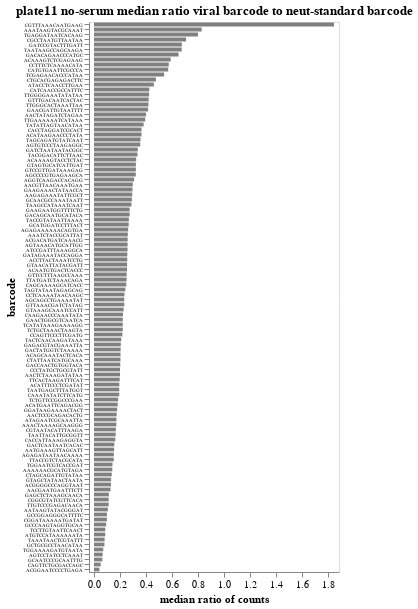

Notebook code cell kept with this figure:
### Markdown cell above
Compute and plot the median ratio of viral barcode count to neut standard counts across no-serum samples.
If library composition is equal, all of these values should be similar:

### Code cell
median_no_serum_ratio = (
    no_serum_counts.assign(ratio=lambda x: x["count"] / x["neut_standard_count"])
    .groupby(["barcode", "strain"], as_index=False)
    .aggregate(median_no_serum_ratio=pd.NamedAgg("ratio", "median"))
)

strain_selection = alt.selection_point(fields=["strain"], on="mouseover", empty=False)

median_no_serum_ratio_chart = (
    alt.Chart(median_no_serum_ratio)
    .add_params(strain_selection)
    .encode(
        alt.X(
            "median_no_serum_ratio",
            title="median ratio of counts",
            scale=alt.Scale(nice=False, padding=5),
        ),
        alt.Y(
            "barcode",
            sort=alt.SortField("median_no_serum_ratio", order="descending"),
            axis=alt.Axis(labelFontSize=5),
        ),
        color=alt.condition(strain_selection, alt.value("orange"), alt.value("gray")),
        tooltip=[
            alt.Tooltip(c, format=".3g")
            if median_no_serum_ratio[c].dtype == float
            else c
            for c in median_no_serum_ratio.columns
        ],
    )
    .mark_bar(height={"band": 0.85})
    .properties(
        height=alt.Step(5),
        width=250,
        title=f"{plate} no-serum median ratio viral barcode to neut-standard barcode",
    )
    .configure_axis(grid=False)
    .configure_legend(titleLimit=1000)
)

display(median_no_serum_ratio_chart)

### Figure 1 — Vega-Lite specification as saved in the notebook (floating-point values rounded to 4 significant figures)
{"config": {"view": {"continuousWidth": 300, "continuousHeight": 300}, "axis": {"grid": false}, "legend": {"titleLimit": 1000}}, "data": {"name": "data-46cfa2ab32411160b3fb606298182573"}, "mark": {"type": "bar", "height": {"band": 0.85}}, "encoding": {"color": {"condition": {"param": "param_15", "value": "orange", "empty": false}, "value": "gray"}, "tooltip": [{"field": "barcode", "type": "nominal"}, {"field": "strain", "type": "nominal"}, {"field": "median_no_serum_ratio", "format": ".3g", "type": "quantitative"}], "x": {"field": "median_no_serum_ratio", "scale": {"nice": false, "padding": 5}, "title": "median ratio of counts", "type": "quantitative"}, "y": {"axis": {"labelFontSize": 5}, "field": "barcode", "sort": {"field": "median_no_serum_ratio", "order": "descending"}, "type": "nominal"}}, "height": {"step": 5}, "params": [{"name": "param_15", "select": {"type": "point", "fields": ["strain"], "on": "mouseover"}}], "title": "plate11 no-serum median ratio viral barcode to neut-standard barcode", "width": 250, "$schema": "https://vega.github.io/schema/vega-lite/v5.16.3.json", "datasets": {"data-46cfa2ab32411160b3fb606298182573": [{"barcode": "AAAAAACGCATGTAGA", "strain": "A/Chester/5355/2022", "median_no_serum_ratio": 0.1409}, {"barcode": "AAACTAAAAGCAAGGG", "strain": "A/Paris/31196/2021", "median_no_serum_ratio": 0.1722}, {"barcode": "AAATAAGTACGCAAAT", "strain": "A/Niger/10217/2021", "median_no_serum_ratio": 0.829}, {"barcode": "AAATCTACCGCATTAT", "strain": "A/India-Pune-Nivcov2221170/2022", "median_no_serum_ratio": 0.2604}, {"barcode": "AACGAATGAATTTCTT", "strain": "A/Togo/0274/2021", "median_no_serum_ratio": 0.1273}, {"barcode": "AACGTTAACAAATGAA", "strain": "A/Michigan/19/2021", "median_no_serum_ratio": 0.2986}, {"barcode": "AACTATAGATCTAGAA", "strain": "A/Bangladesh/3210810034/2021", "median_no_serum_ratio": 0.401}, {"barcode": "AACTCCGCAGACACTG", "strain": "A/SouthAfrica/R14850/2021", "median_no_serum_ratio": 0.1743}, {"barcode": "AACTCTAAAGATATAA", "strain": "A/Togo/0304/2021", "median_no_serum_ratio": 0.2}, {"barcode": "AAGAGAAATATTCGCT", "strain": "A/Bangladesh/2221/2021", "median_no_serum_ratio": 0.2948}, {"barcode": "AATAAGTATACGGGAT", "strain": "A/Paris/31196/2021", "median_no_serum_ratio": 0.1066}, {"barcode": "AATGAAAGTTAGCATT", "strain": "A/Belgium/H0017/2022", "median_no_serum_ratio": 0.1547}, {"barcode": "ACAAAAGTACCTCTAC", "strain": "A/Bangladesh/3210810034/2021", "median_no_serum_ratio": 0.3251}, {"barcode": "ACAAAGTCTCGAGAAG", "strain": "A/Michigan/45/2015", "median_no_serum_ratio": 0.5906}, {"barcode": "ACAATGTGACTCACCC", "strain": "A/Utah/27/2022", "median_no_serum_ratio": 0.2541}, {"barcode": "ACAGCAAATACTCACA", "strain": "A/India/Pun-NIV312851/2021", "median_no_serum_ratio": 0.2046}, {"barcode": "ACATAAGAACCCTATA", "strain": "A/Paris/30353/2021", "median_no_serum_ratio": 0.3657}, {"barcode": "ACATGAATTCAGACGG", "strain": "A/Hawaii/70/2019", "median_no_serum_ratio": 0.1825}, {"barcode": "ACATTTCCCTCGATAT", "strain": "A/Paris/30353/2021", "median_no_serum_ratio": 0.1946}, {"barcode": "ACCTTACTAAATCCTG", "strain": "A/Nimes/871/2021", "median_no_serum_ratio": 0.256}, {"barcode": "ACGACATGATCAAACG", "strain": "A/Brisbane/02/2018", "median_no_serum_ratio": 0.259}, {"barcode": "ACGGAATCCCCTGAGA", "strain": "A/Washington/23/2020", "median_no_serum_ratio": 0.04185}, {"barcode": "ACGGGGCCCAGGTAAT", "strain": "A/Bangladesh/8036/2021", "median_no_serum_ratio": 0.1306}, {"barcode": "AGAGAAAAAACAGTGA", "strain": "A/Michigan/19/2021", "median_no_serum_ratio": 0.263}, {"barcode": "AGAGATAATAACAAAA", "strain": "A/Togo/0304/2021", "median_no_serum_ratio": 0.1528}, {"barcode": "AGCAGCCTGAAAATAT", "strain": "A/Paris/31196/2021", "median_no_serum_ratio": 0.2332}, {"barcode": "AGCCCCGTGAGAAGCA", "strain": "A/Perth/1/2022", "median_no_serum_ratio": 0.3215}, {"barcode": "AGGTCAAGACCACAGG", "strain": "A/Togo/845/2020", "median_no_serum_ratio": 0.3087}, {"barcode": "AGTAAACATGCATTGG", "strain": "A/Hawaii/70/2019", "median_no_serum_ratio": 0.2585}, {"barcode": "AGTCCTATCCTCAAAT", "strain": "A/Wisconsin/588/2019", "median_no_serum_ratio": 0.06677}, {"barcode": "AGTGTCCCTAAGAGGC", "strain": "A/Bangladesh/8002/2021", "median_no_serum_ratio": 0.356}, {"barcode": "ATACCTCAACCTTGAA", "strain": "A/Bangladesh/8036/2021", "median_no_serum_ratio": 0.4608}, {"barcode": "ATAGAATCGCAAATTA", "strain": "A/Hawaii/70/2019", "median_no_serum_ratio": 0.1728}, {"barcode": "ATCCGATTTAAAGGCA", "strain": "A/Brisbane/02/2018", "median_no_serum_ratio": 0.2583}, {"barcode": "ATGTCCATAAAAAATA", "strain": "A/Belgium/H0017/2022", "median_no_serum_ratio": 0.08642}, {"barcode": "CAAATATATCTTCATG", "strain": "A/Newcastle/2/2022", "median_no_serum_ratio": 0.1943}, {"barcode": "CAAGAACCCAAATATA", "strain": "A/India/Pun-NIV312851/2021", "median_no_serum_ratio": 0.2233}, {"barcode": "CACCATTAAAGAGGTA", "strain": "A/SouthAfrica/R16462/2021", "median_no_serum_ratio": 0.1642}, {"barcode": "CACCTAGGATCGCACT", "strain": "A/Michigan/45/2015", "median_no_serum_ratio": 0.3664}, {"barcode": "CAGCAAAAGCATCACC", "strain": "A/Ghana/2080/2020", "median_no_serum_ratio": 0.2486}, {"barcode": "CAGTTCTGCGACCAGC", "strain": "A/Bangladesh/8036/2021", "median_no_serum_ratio": 0.05137}, {"barcode": "CATCAACCGCCATTTC", "strain": "A/Niger/10217/2021", "median_no_serum_ratio": 0.4259}, {"barcode": "CATGTGAATTCGCCCA", "strain": "A/California/07/2009", "median_no_serum_ratio": 0.5713}, {"barcode": "CCAGTTCCCTTCGATG", "strain": "A/Ghana/138/2020", "median_no_serum_ratio": 0.2185}, {"barcode": "CCCTATGCTGCGTATT", "strain": "A/Brisbane/48/2022", "median_no_serum_ratio": 0.2005}, {"barcode": "CCTCAAAATAACAAGC", "strain": "A/Chester/5355/2022", "median_no_serum_ratio": 0.2344}, {"barcode": "CCTTTCTCAAAACATA", "strain": "A/California/07/2009", "median_no_serum_ratio": 0.5758}, {"barcode": "CGCCTAATGTTAATAA", "strain": "A/California/07/2009", "median_no_serum_ratio": 0.7092}, {"barcode": "CGGATAAAAATGATAT", "strain": "A/Norway/25089/2022", "median_no_serum_ratio": 0.09934}, {"barcode": "CGGCGTATCGTTCACA", "strain": "A/SouthAfrica/R16462/2021", "median_no_serum_ratio": 0.1133}, {"barcode": "CGTAATACATTTAAGA", "strain": "A/England/220200318/2022", "median_no_serum_ratio": 0.1685}, {"barcode": "CGTTTAAACAATGAAG", "strain": "A/India-Pune-Nivcov2221170/2022", "median_no_serum_ratio": 1.848}, {"barcode": "CTAGCAGATTGTATAA", "strain": "A/SouthAfrica/R16462/2021", "median_no_serum_ratio": 0.1365}, {"barcode": "CTATTAATCATGCAAA", "strain": "A/Sydney/43/2022", "median_no_serum_ratio": 0.2038}, {"barcode": "CTGCACGAGAGACTTC", "strain": "A/Perth/1/2022", "median_no_serum_ratio": 0.4767}, {"barcode": "GAACGATTGTAATTTT", "strain": "A/Niger/10217/2021", "median_no_serum_ratio": 0.4164}, {"barcode": "GAACTGGCGTCAATCA", "strain": "A/Washington/23/2020", "median_no_serum_ratio": 0.2216}, {"barcode": "GAAGAAACTATAACCA", "strain": "A/Wisconsin/588/2019", "median_no_serum_ratio": 0.2963}, {"barcode": "GAAGAATGGTTTTCTG", "strain": "A/Togo/0304/2021", "median_no_serum_ratio": 0.2749}, {"barcode": "GACACAGAACCCATGC", "strain": "A/California/07/2009", "median_no_serum_ratio": 0.6513}, {"barcode": "GACAGCAATGCATACA", "strain": "A/Bangladesh/2221/2021", "median_no_serum_ratio": 0.2745}, {"barcode": "GACCAACTGTGGTACA", "strain": "A/England/220200318/2022", "median_no_serum_ratio": 0.2025}, {"barcode": "GACTATGGTCTAAAAA", "strain": "A/Ghana/138/2020", "median_no_serum_ratio": 0.205}, {"barcode": "GACTCAATAATCACAC", "strain": "A/Norway/25089/2022", "median_no_serum_ratio": 0.1563}, {"barcode": "GAGACGTACGAAATTA", "strain": "A/SouthAfrica/R14850/2021", "median_no_serum_ratio": 0.2065}, {"barcode": "GAGCTCTAAAGCAACA", "strain": "A/Brisbane/48/2022", "median_no_serum_ratio": 0.1146}, {"barcode": "GATAGAAATACCAGGA", "strain": "A/Bangladesh/2221/2021", "median_no_serum_ratio": 0.2564}, {"barcode": "GATCCGTACTTTGATT", "strain": "A/Belgium/H0038/2022", "median_no_serum_ratio": 0.6765}, {"barcode": "GATCTAATAATACGGC", "strain": "A/India-PUN-NIV328484/2021", "median_no_serum_ratio": 0.3372}, {"barcode": "GCAACGCCAAATAATT", "strain": "A/Bangladesh/8002/2021", "median_no_serum_ratio": 0.292}, {"barcode": "GCAATCCCGCAATTTG", "strain": "A/Ghana/2080/2020", "median_no_serum_ratio": 0.064}, {"barcode": "GCATGGATCCTTTACT", "strain": "A/Togo/845/2020", "median_no_serum_ratio": 0.2673}, {"barcode": "GCCCAAGTAGGTGCAA", "strain": "A/Newcastle/2/2022", "median_no_serum_ratio": 0.0936}, {"barcode": "GCCGGAGGGCATTTTC", "strain": "A/Belgium/H0038/2022", "median_no_serum_ratio": 0.09972}, {"barcode": "GCTGCGCCTAACATAA", "strain": "A/England/220200318/2022", "median_no_serum_ratio": 0.08028}, {"barcode": "GGATAAGAAAACTACT", "strain": "A/Washington/23/2020", "median_no_serum_ratio": 0.1784}, {"barcode": "GTAAAGCAAATCCATT", "strain": "A/Belgium/H0017/2022", "median_no_serum_ratio": 0.2282}, {"barcode": "GTAACATTATACGATT", "strain": "A/Togo/0274/2021", "median_no_serum_ratio": 0.2548}, {"barcode": "GTAGCTATAACTAATA", "strain": "A/India/Pun-NIV312851/2021", "median_no_serum_ratio": 0.132}, {"barcode": "GTAGTGCATCATTGAT", "strain": "A/Ghana/2080/2020", "median_no_serum_ratio": 0.3224}, {"barcode": "GTCCGTTGATAAAGAG", "strain": "A/Cote_DIvoire/1448/2021", "median_no_serum_ratio": 0.3223}, {"barcode": "GTTAAACGATCTATAG", "strain": "A/Cote_DIvoire/1448/2021", "median_no_serum_ratio": 0.2332}, {"barcode": "GTTCCTTTAAGCCAAA", "strain": "A/Nimes/871/2021", "median_no_serum_ratio": 0.2516}, {"barcode": "GTTTGACAATCACTAC", "strain": "A/Paris/30353/2021", "median_no_serum_ratio": 0.4211}, {"barcode": "TAAATAACTCGTATTT", "strain": "A/Utah/27/2022", "median_no_serum_ratio": 0.08172}, {"barcode": "TAAGCCATAAATCAAT", "strain": "A/Ghana/138/2020", "median_no_serum_ratio": 0.2887}, {"barcode": "TAATAAGCCAGCAAGA", "strain": "A/Brisbane/02/2018", "median_no_serum_ratio": 0.6754}, {"barcode": "TAATGAGCTTTATGGT", "strain": "A/Michigan/19/2021", "median_no_serum_ratio": 0.1946}, {"barcode": "TAATTACATTGCGGTT", "strain": "A/Nimes/871/2021", "median_no_serum_ratio": 0.1671}, {"barcode": "TACCGTATAATTAAAA", "strain": "A/Belgium/H0038/2022", "median_no_serum_ratio": 0.2684}, {"barcode": "TACGGACATTCTTAAC", "strain": "A/Sydney/43/2022", "median_no_serum_ratio": 0.3347}, {"barcode": "TACTCAACAAGATAAA", "strain": "A/SouthAfrica/R14850/2021", "median_no_serum_ratio": 0.2096}, {"barcode": "TAGCAGATGTATCAAT", "strain": "A/Togo/0274/2021", "median_no_serum_ratio": 0.3584}, {"barcode": "TAGTATAATAGAGCAG", "strain": "A/Sydney/43/2022", "median_no_serum_ratio": 0.2414}, {"barcode": "TATATTAGTAACATAA", "strain": "A/Wisconsin/588/2019", "median_no_serum_ratio": 0.3821}, {"barcode": "TCATATAAAGAAAAGG", "strain": "A/Chester/5355/2022", "median_no_serum_ratio": 0.2216}, {"barcode": "TCCTTGTAATTCAACT", "strain": "A/Utah/27/2022", "median_no_serum_ratio": 0.08713}, {"barcode": "TCGAGAACACCCATAA", "strain": "A/Cote_DIvoire/1448/2021", "median_no_serum_ratio": 0.5403}, {"barcode": "TCTGCTAAACTAAGTA", "strain": "A/Bangladesh/8002/2021", "median_no_serum_ratio": 0.2215}, {"barcode": "TCTGTTCCGGCCCGAA", "strain": "A/India-PUN-NIV328484/2021", "median_no_serum_ratio": 0.1858}, {"barcode": "TGAGGATAATCACAAG", "strain": "A/Michigan/45/2015", "median_no_serum_ratio": 0.8007}, {"barcode": "TGGAAAAGATGTAATA", "strain": "A/Norway/25089/2022", "median_no_serum_ratio": 0.07137}, {"barcode": "TGGAATCGTCACCGAT", "strain": "A/Hawaii/70/2019", "median_no_serum_ratio": 0.1423}, {"barcode": "TTACCGTCTACGCATA", "strain": "A/Togo/845/2020", "median_no_serum_ratio": 0.1522}, {"barcode": "TTATGATCTAAACAGA", "strain": "A/Brisbane/48/2022", "median_no_serum_ratio": 0.2513}, {"barcode": "TTCACTAAGATTTCAT", "strain": "A/Newcastle/2/2022", "median_no_serum_ratio": 0.198}, {"barcode": "TTGAAAAAATCATAAA", "strain": "A/Michigan/45/2015", "median_no_serum_ratio": 0.3944}, {"barcode": "TTGGGCACTAAATTAA", "strain": "A/Brisbane/02/2018", "median_no_serum_ratio": 0.4193}, {"barcode": "TTGGGGAAATATATAA", "strain": "A/Perth/1/2022", "median_no_serum_ratio": 0.424}, {"barcode": "TTGTCCCGAGACAACA", "strain": "A/India-PUN-NIV328484/2021", "median_no_serum_ratio": 0.1127}]}}
